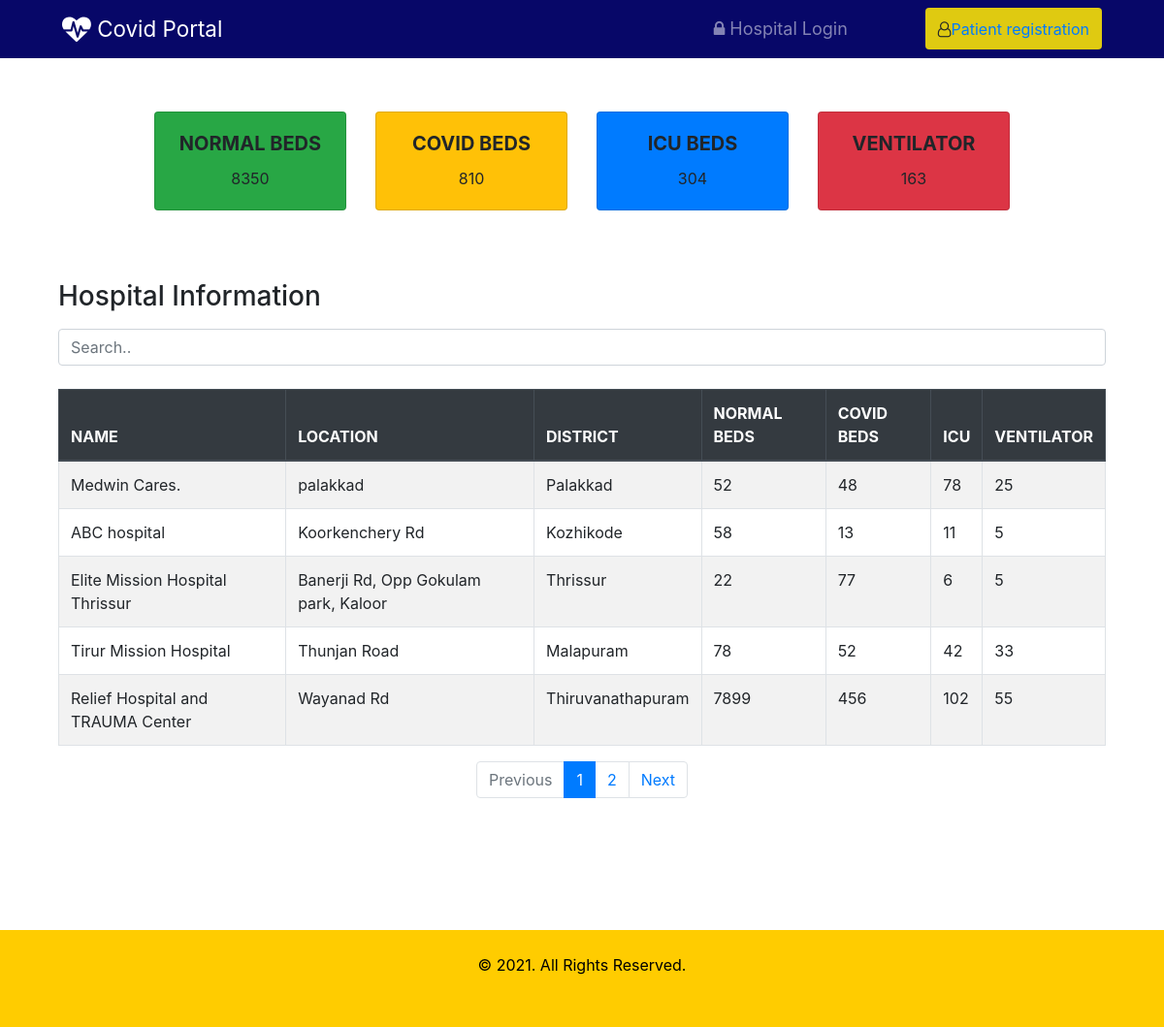
/beds/, run on the app's committed database.
### beds/models.py (models this page shows, shortened)
class Hospital(models.Model):
    sc = (
        ('gov','government'),
        ('prv','private')
    )
    name = models.CharField(max_length=50)
    location = models.CharField(max_length=50)
    district = models.CharField(max_length=2,choices=dt)
    phone = models.CharField(max_length=15)
    sector = models.CharField(max_length=3,choices=sc)
    covid_beds = models.IntegerField()
    normal_beds = models.IntegerField()
    icu_beds = models.IntegerField()
    ventilator = models.IntegerField()
    user = models.OneToOneField(User, on_delete=models.CASCADE,blank=True,null=True)

### beds/views.py (the view)
# urls.py: path('',views.index, name='index'),
def index(request):
    normal_beds = Hospital.objects.aggregate(total=Sum('normal_beds'))
    covid_beds = Hospital.objects.aggregate(total=Sum('covid_beds'))
    icu = Hospital.objects.aggregate(total=Sum('icu_beds'))
    ventilator = Hospital.objects.aggregate(total=Sum('ventilator'))
    page = request.GET.get('page', 1)
    hospital_list = Hospital.objects.all()
    paginator = Paginator(hospital_list, 5)
    try:
        hospitals = paginator.page(page)
    except PageNotAnInteger:
        hospitals = paginator.page(1)
    except EmptyPage:
        hospitals = paginator.page(paginator.num_pages)
    context = {
        'normal_beds': normal_beds,
        'covid_beds': covid_beds,
        'icu': icu,
        'ventilator': ventilator,
        'hospitals': hospitals
    }
    return render(request, 'beds/summary.html', context)

### beds/templates/beds/summary.html (shortened to what this page needs)
{% extends 'beds/index.html' %}
{% block content %}
<div class="card_group">
<div class="row row-cols-1 row-cols-sm-2 row-cols-md-3 row-cols-lg-4 row-cols-xl-5 justify-content-center">
  <div class="col mb-4">
    <div class="card bg-success">
      <div class="card-body text-center">
        <h5 class="card-title"><b>NORMAL BEDS</b></h5>
        <p class="card-text">{{ normal_beds.total }}</p>
      </div>
    </div>
  </div>
  <div class="col mb-4">
    <div class="card bg-warning">
      <div class="card-body text-center">
        <h5 class="card-title"><b>COVID BEDS</b></h5>
        <p class="card-text">{{ covid_beds.total }}</p>
      </div>
    </div>
  </div>
  <div class="col mb-4">
    <div class="card bg-primary">
      <div class="card-body text-center">
        <h5 class="card-title"><b>ICU BEDS</b></h5>
        <p class="card-text">{{ icu.total }}</p>
      </div>
    </div>
  </div>
  <div class="col mb-4">
    <div class="card bg-danger  ">
      <div class="card-body text-center">
        <h5 class="card-title"><b>VENTILATOR</b></h5>
        <p class="card-text">{{ ventilator.total }}</p>
      </div>
    </div>
  </div>
</div>
</div>
<div class="container mt-5">
  <h3 class="mb-3">Hospital Information</h3>
  <input class="form-control" id="myInput" type="text" placeholder="Search..">
  <br>
  <table class="table table-bordered table-striped table-hover">
    <thead class="thead-dark">
      <tr>
        <th>NAME</th>
        <th>LOCATION</th>
        <th>DISTRICT</th>
        <th>NORMAL BEDS</th>
        <th>COVID BEDS</th>
        <th>ICU</th>
        <th>VENTILATOR</th>
      </tr>
    </thead>
    <tbody id="myTable">
     {% for hospital in hospitals %}
      <tr>
        <td>{{ hospital.name }}</td>
        <td>{{ hospital.location}}</td>
        <td>{{ hospital.get_district_display}}</td>
        <td>{{ hospital.normal_beds}}</td>
        <td>{{ hospital.covid_beds}}</td>
        <td>{{ hospital.icu_beds}}</td>
        <td>{{ hospital.ventilator}}</td>
      </tr>
     {% endfor %}
    </tbody>
  </table>
  {% if hospitals.has_other_pages %}
  <nav aria-label="Pagination">
    <ul class="pagination justify-content-center">
      {% if hospitals.has_previous %}
        <li class="page-item"><a class="page-link" href="?page={{ hospitals.previous_page_number }}">Previous</a></li>
      {% else %}
        <li class="page-item disabled"><a class="page-link" href="#" tabindex="-1">Previous</a></li>
      {% endif %}
      {% for i in hospitals.paginator.page_range %}
        {% if hospitals.number == i %}
          <li class="page-item active"><a class="page-link" href="#"><span>{{ i }} <span class="sr-only">(current)</span></span></a></li>
        {% else %}
          <li class="page-item"><a class="page-link" href="?page={{ i }}">{{ i }}</a></li>
        {% endif %}
      {% endfor %}
      {% if hospitals.has_next %}
        <li class="page-item"><a class="page-link" href="?page={{ hospitals.next_page_number }}">Next</a></li>
      {% else %}
        <li class="page-item disabled"><a class="page-link" href="#">Next</a></li>
      {% endif %}
    </ul>
  </nav>
  {% endif %}
  <div style="height:120px;"></div>
</div>
{% endblock %}

### beds/templates/beds/index.html (shortened to what this page needs)
{% load static %}
<!DOCTYPE html>
<html lang="en">
<head>
    <link rel="stylesheet" href="https://cdnjs.cloudflare.com/ajax/libs/font-awesome/4.7.0/css/font-awesome.min.css">
    <link rel="stylesheet" href="https://cdn.jsdelivr.net/npm/bootstrap@4.5.3/dist/css/bootstrap.min.css">
    <link rel="stylesheet" href="{% static 'beds/css/styles.css' %}">
</head>
<body>
    <nav class="navbar navbar-expand-lg bg-navy navbar-dark">
        <a class="navbar-brand ml-5" href="#"><i class="fa fa-heartbeat fa-lg"></i> Covid Portal</a>
        {% if user.is_authenticated %}
        <ul class="navbar-nav ml-auto">
          <li class="nav-item">
            <a class="nav-link" href="{% url 'index' %}"><i class="fa fa-home"></i> Home </a>
          </li>
          <li class="nav-item">
            <a class="nav-link" href="{% url 'dashboard' %}"><i class="fa fa-dashboard"></i> Dashboard </a>
          </li>
         <li class="nav-item dropdown">
           <a class="nav-link dropdown-toggle" href="#" id="navbardrop" data-toggle="dropdown">
             <i class="fa fa-user-circle"></i> {{ user.username }}
           </a>
           <div class="dropdown-menu">
             <a class="dropdown-item" href="{% url 'logout' %}">Logut</a>
           </div>
         </li>
        </ul>
        {% else %}
        <div class="collapse navbar-collapse" id="navbarNavAltMarkup">
          <div class="navbar-nav ml-auto mr-5">
            <a class="nav-link mr-4 hospital_login_nav" href="{% url 'login' %}"><i class="fa fa-lock"></i> Hospital Login</a>
            <button type="button" class="btn ml-5 nav-patient"><i class="fa fa-user-o"></i><a href="{% url 'patient_reg' %}">Patient registration</a></button>
          </div>
        </div>
        {% endif %}
      </nav>
      <div class="container">
      {% block content %}
      {% endblock %}
      </div>
      <footer class="footer" style=" width:100%;">
        <div class="container-fluid p-4" >
          <p class="text-center"> &copy; 2021. All Rights Reserved.</p>
        </div>
      </footer>
</body>
</html>

### beds/static/beds/css/styles.css (style rules this page uses)
* { box-sizing: border-box; margin: 0; padding: 0; }
.bg-navy { background-color: rgb(7, 7, 104); }
.navbar-brand { color: #fff; font-size: 1.4rem; }
.hospital_login_nav { color: #fff; font-size: large; }
.nav-patient { background-color: rgb(223, 202, 17); }
.footer { background-color: #ffcc00; color: black; height: 100px; }
.card_group { padding-top: 5%; }

### data on the page
Hospital: name "Medwin Cares.", location "palakkad", district "Palakkad", normal_beds "52", covid_beds "48", icu_beds "78", ventilator "25"
Hospital: name "ABC hospital", location "Koorkenchery Rd", district "Kozhikode", normal_beds "58", covid_beds "13", icu_beds "11", ventilator "5"
Hospital: name "Elite Mission Hospital Thrissur", location "Banerji Rd, Opp Gokulam park, Kaloor", district "Thrissur", normal_beds "22", covid_beds "77", icu_beds "6", ventilator "5"
Hospital: name "Tirur Mission Hospital", location "Thunjan Road", district "Malapuram", normal_beds "78", covid_beds "52", icu_beds "42", ventilator "33"
Hospital: name "Relief Hospital and TRAUMA Center", location "Wayanad Rd", district "Thiruvanathapuram", normal_beds "7899", covid_beds "456", icu_beds "102", ventilator "55"

### other printed values
{{ normal_beds.total }} "8350"
{{ covid_beds.total }} "810"
{{ icu.total }} "304"
{{ ventilator.total }} "163"
{{ i }} "1"
{{ i }} "2"
